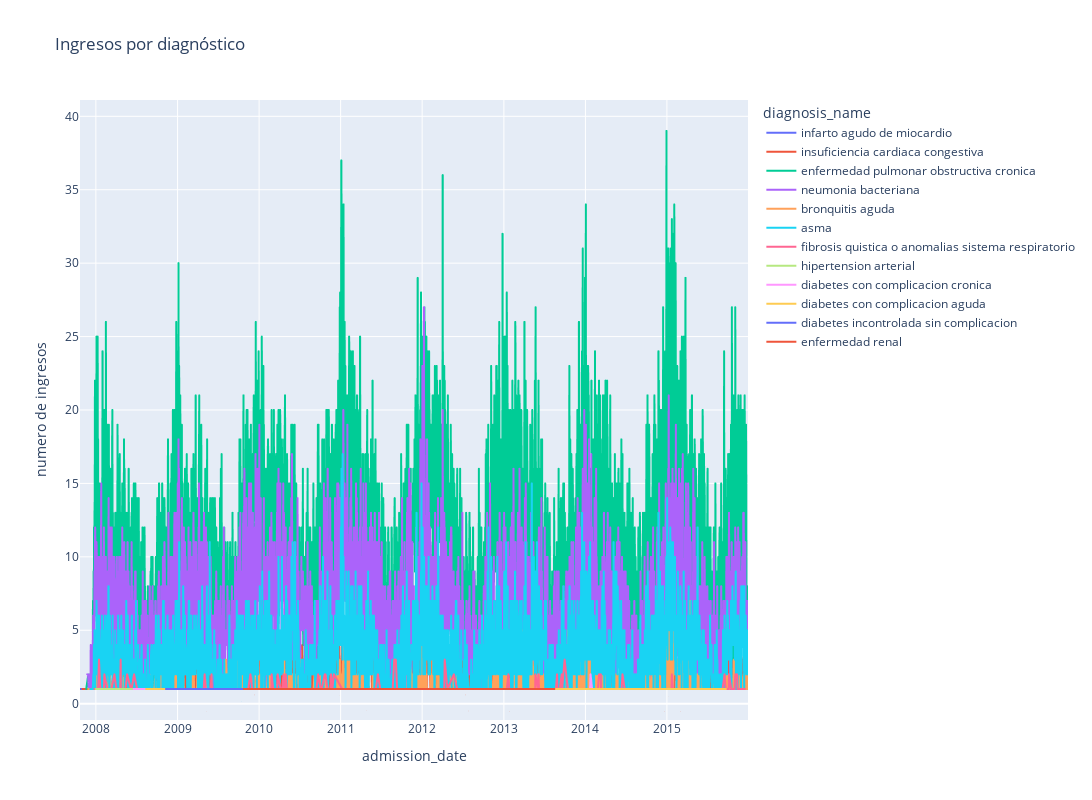

This figure's notebook cell:
### Code cell
campos_de_agrupacion = ['admission_date','diagnosis_name']
campos_de_registro_unico = ['historia_recodificada','cip_recodificado','fecha_de_nacimiento','fecha_de_ingreso']

fig = px.line(
    data_frame = df[campos_de_agrupacion + campos_de_registro_unico].groupby(campos_de_agrupacion).count().reset_index().rename(columns={"fecha_de_ingreso": "numero de ingresos"}),
    x = 'admission_date',
    y = 'numero de ingresos',
    color = 'diagnosis_name',
    title = 'Ingresos por diagnóstico',
    width = 1500, height = 800
)

fig.update_layout(hovermode="x")

### Figure 1 — Plotly figure (JSON) as saved in the notebook; plotly's stock layout.template omitted (floating-point values rounded to 4 significant figures; data arrays with more than 128 entries replaced by an {"elided": "..."} marker saying what was removed)
{"data": [{"hovertemplate": "diagnosis_name=infarto agudo de miocardio<br>admission_date=%{x}<br>numero de ingresos=%{y}<extra></extra>", "legendgroup": "infarto agudo de miocardio", "line": {"color": "#636efa", "dash": "solid"}, "marker": {"symbol": "circle"}, "mode": "lines", "name": "infarto agudo de miocardio", "showlegend": true, "type": "scattergl", "x": ["2007-10-22T00:00:00", "2007-12-25T00:00:00", "2008-02-09T00:00:00", "2008-04-15T00:00:00", "2008-05-04T00:00:00", "2008-05-19T00:00:00", "2008-05-21T00:00:00", "2008-06-02T00:00:00", "2008-06-04T00:00:00", "2008-10-02T00:00:00", "2009-02-09T00:00:00", "2009-03-28T00:00:00", "2009-05-11T00:00:00", "2009-07-31T00:00:00", "2009-09-16T00:00:00", "2009-10-08T00:00:00", "2009-12-10T00:00:00", "2009-12-31T00:00:00", "2010-01-03T00:00:00", "2010-03-11T00:00:00", "2010-03-22T00:00:00", "2010-04-05T00:00:00", "2010-04-12T00:00:00", "2010-04-25T00:00:00", "2010-05-12T00:00:00", "2010-05-16T00:00:00", "2010-10-29T00:00:00", "2010-11-14T00:00:00", "2010-11-30T00:00:00", "2010-12-19T00:00:00", "2011-02-11T00:00:00", "2011-02-13T00:00:00", "2011-03-22T00:00:00", "2011-07-09T00:00:00", "2011-07-29T00:00:00", "2011-09-08T00:00:00", "2011-09-17T00:00:00", "2011-10-29T00:00:00", "2011-12-01T00:00:00", "2012-01-24T00:00:00", "2012-04-12T00:00:00", "2012-04-23T00:00:00", "2012-11-28T00:00:00", "2012-12-24T00:00:00", "2013-01-29T00:00:00", "2013-02-05T00:00:00", "2013-02-09T00:00:00", "2013-05-07T00:00:00", "2013-05-23T00:00:00", "2013-07-18T00:00:00", "2013-09-30T00:00:00", "2013-11-19T00:00:00", "2013-12-16T00:00:00", "2014-02-13T00:00:00", "2014-05-01T00:00:00", "2014-06-04T00:00:00", "2014-07-15T00:00:00", "2014-08-19T00:00:00", "2014-09-04T00:00:00", "2014-09-28T00:00:00", "2014-12-18T00:00:00", "2015-01-19T00:00:00", "2015-02-13T00:00:00", "2015-02-16T00:00:00", "2015-04-04T00:00:00", "2015-04-08T00:00:00", "2015-05-25T00:00:00", "2015-08-06T00:00:00", "2015-08-17T00:00:00", "2015-11-23T00:00:00", "2015-11-29T00:00:00"], "xaxis": "x", "y": [1, 1, 1, 1, 1, 1, 1, 1, 1, 1, 1, 1, 1, 1, 1, 1, 1, 1, 1, 1, 1, 1, 1, 1, 1, 1, 1, 1, 1, 1, 1, 1, 1, 1, 1, 1, 1, 1, 1, 1, 1, 1, 1, 1, 1, 1, 1, 1, 1, 1, 1, 1, 1, 1, 1, 1, 1, 1, 1, 1, 1, 1, 1, 1, 1, 1, 1, 1, 1, 1, 1], "yaxis": "y"}, {"hovertemplate": "diagnosis_name=insuficiencia cardiaca congestiva<br>admission_date=%{x}<br>numero de ingresos=%{y}<extra></extra>", "legendgroup": "insuficiencia cardiaca congestiva", "line": {"color": "#EF553B", "dash": "solid"}, "marker": {"symbol": "circle"}, "mode": "lines", "name": "insuficiencia cardiaca congestiva", "showlegend": true, "type": "scattergl", "x": {"elided": "2237 str values"}, "xaxis": "x", "y": {"elided": "2237 int values"}, "yaxis": "y"}, {"hovertemplate": "diagnosis_name=enfermedad pulmonar obstructiva cronica<br>admission_date=%{x}<br>numero de ingresos=%{y}<extra></extra>", "legendgroup": "enfermedad pulmonar obstructiva cronica", "line": {"color": "#00cc96", "dash": "solid"}, "marker": {"symbol": "circle"}, "mode": "lines", "name": "enfermedad pulmonar obstructiva cronica", "showlegend": true, "type": "scattergl", "x": {"elided": "2943 str values"}, "xaxis": "x", "y": {"elided": "2943 int values"}, "yaxis": "y"}, {"hovertemplate": "diagnosis_name=neumonia bacteriana<br>admission_date=%{x}<br>numero de ingresos=%{y}<extra></extra>", "legendgroup": "neumonia bacteriana", "line": {"color": "#ab63fa", "dash": "solid"}, "marker": {"symbol": "circle"}, "mode": "lines", "name": "neumonia bacteriana", "showlegend": true, "type": "scattergl", "x": {"elided": "2930 str values"}, "xaxis": "x", "y": {"elided": "2930 int values"}, "yaxis": "y"}, {"hovertemplate": "diagnosis_name=bronquitis aguda<br>admission_date=%{x}<br>numero de ingresos=%{y}<extra></extra>", "legendgroup": "bronquitis aguda", "line": {"color": "#FFA15A", "dash": "solid"}, "marker": {"symbol": "circle"}, "mode": "lines", "name": "bronquitis aguda", "showlegend": true, "type": "scattergl", "x": {"elided": "1442 str values"}, "xaxis": "x", "y": {"elided": "1442 int values"}, "yaxis": "y"}, {"hovertemplate": "diagnosis_name=asma<br>admission_date=%{x}<br>numero de ingresos=%{y}<extra></extra>", "legendgroup": "asma", "line": {"color": "#19d3f3", "dash": "solid"}, "marker": {"symbol": "circle"}, "mode": "lines", "name": "asma", "showlegend": true, "type": "scattergl", "x": {"elided": "2719 str values"}, "xaxis": "x", "y": {"elided": "2719 int values"}, "yaxis": "y"}, {"hovertemplate": "diagnosis_name=fibrosis quistica o anomalias sistema respiratorio<br>admission_date=%{x}<br>numero de ingresos=%{y}<extra></extra>", "legendgroup": "fibrosis quistica o anomalias sistema respiratorio", "line": {"color": "#FF6692", "dash": "solid"}, "marker": {"symbol": "circle"}, "mode": "lines", "name": "fibrosis quistica o anomalias sistema respiratorio", "showlegend": true, "type": "scattergl", "x": {"elided": "400 str values"}, "xaxis": "x", "y": {"elided": "400 int values"}, "yaxis": "y"}, {"hovertemplate": "diagnosis_name=hipertension arterial<br>admission_date=%{x}<br>numero de ingresos=%{y}<extra></extra>", "legendgroup": "hipertension arterial", "line": {"color": "#B6E880", "dash": "solid"}, "marker": {"symbol": "circle"}, "mode": "lines", "name": "hipertension arterial", "showlegend": true, "type": "scattergl", "x": ["2008-01-01T00:00:00", "2008-01-27T00:00:00", "2008-02-08T00:00:00", "2008-02-21T00:00:00", "2008-03-10T00:00:00", "2008-04-23T00:00:00", "2008-04-29T00:00:00", "2008-06-17T00:00:00", "2008-08-08T00:00:00", "2008-08-19T00:00:00", "2008-09-01T00:00:00", "2008-11-08T00:00:00", "2008-12-03T00:00:00", "2008-12-23T00:00:00", "2009-01-08T00:00:00", "2009-03-05T00:00:00", "2009-03-08T00:00:00", "2009-04-13T00:00:00", "2009-08-26T00:00:00", "2009-09-30T00:00:00", "2009-10-17T00:00:00", "2009-10-24T00:00:00", "2009-12-29T00:00:00", "2010-03-22T00:00:00", "2010-05-13T00:00:00", "2010-05-21T00:00:00", "2010-09-07T00:00:00", "2010-10-29T00:00:00", "2011-01-02T00:00:00", "2011-01-25T00:00:00", "2011-07-17T00:00:00", "2011-07-30T00:00:00", "2011-08-13T00:00:00", "2011-10-07T00:00:00", "2011-11-10T00:00:00", "2011-12-25T00:00:00", "2012-01-29T00:00:00", "2012-08-01T00:00:00", "2012-08-05T00:00:00", "2012-10-07T00:00:00", "2012-10-09T00:00:00", "2012-11-01T00:00:00", "2012-12-25T00:00:00", "2013-03-31T00:00:00", "2013-04-14T00:00:00", "2013-06-19T00:00:00", "2013-07-16T00:00:00", "2013-12-06T00:00:00", "2013-12-21T00:00:00", "2014-01-20T00:00:00", "2014-05-07T00:00:00", "2014-06-23T00:00:00", "2014-07-21T00:00:00", "2014-12-04T00:00:00", "2014-12-17T00:00:00", "2015-02-04T00:00:00", "2015-09-17T00:00:00"], "xaxis": "x", "y": [1, 1, 1, 1, 1, 1, 1, 1, 1, 1, 1, 1, 1, 1, 1, 1, 1, 1, 1, 1, 1, 1, 1, 1, 1, 1, 1, 1, 1, 1, 1, 1, 1, 1, 1, 1, 1, 1, 1, 1, 1, 1, 1, 1, 1, 1, 1, 1, 1, 1, 1, 1, 1, 1, 1, 1, 1], "yaxis": "y"}, {"hovertemplate": "diagnosis_name=diabetes con complicacion cronica<br>admission_date=%{x}<br>numero de ingresos=%{y}<extra></extra>", "legendgroup": "diabetes con complicacion cronica", "line": {"color": "#FF97FF", "dash": "solid"}, "marker": {"symbol": "circle"}, "mode": "lines", "name": "diabetes con complicacion cronica", "showlegend": true, "type": "scattergl", "x": ["2008-06-18T00:00:00", "2008-06-28T00:00:00", "2009-02-03T00:00:00", "2009-10-26T00:00:00", "2009-10-29T00:00:00", "2010-02-20T00:00:00", "2011-04-10T00:00:00", "2011-08-24T00:00:00", "2011-09-01T00:00:00", "2012-01-01T00:00:00", "2012-02-28T00:00:00", "2012-04-26T00:00:00", "2012-12-02T00:00:00", "2013-03-06T00:00:00", "2013-03-22T00:00:00", "2013-06-15T00:00:00", "2013-07-29T00:00:00", "2013-08-10T00:00:00", "2013-08-23T00:00:00", "2013-09-05T00:00:00", "2014-01-15T00:00:00", "2014-01-22T00:00:00", "2014-01-24T00:00:00", "2014-01-31T00:00:00", "2014-02-01T00:00:00", "2014-03-21T00:00:00", "2014-04-29T00:00:00", "2014-05-09T00:00:00", "2014-07-16T00:00:00", "2014-08-30T00:00:00", "2015-07-21T00:00:00", "2015-07-26T00:00:00", "2015-09-16T00:00:00"], "xaxis": "x", "y": [1, 1, 1, 1, 1, 1, 1, 1, 1, 1, 1, 1, 1, 1, 1, 1, 1, 1, 1, 1, 1, 1, 2, 1, 1, 1, 1, 1, 1, 1, 1, 1, 1], "yaxis": "y"}, {"hovertemplate": "diagnosis_name=diabetes con complicacion aguda<br>admission_date=%{x}<br>numero de ingresos=%{y}<extra></extra>", "legendgroup": "diabetes con complicacion aguda", "line": {"color": "#FECB52", "dash": "solid"}, "marker": {"symbol": "circle"}, "mode": "lines", "name": "diabetes con complicacion aguda", "showlegend": true, "type": "scattergl", "x": ["2008-08-13T00:00:00", "2009-04-11T00:00:00", "2010-06-20T00:00:00", "2011-10-15T00:00:00", "2012-12-30T00:00:00", "2013-11-14T00:00:00", "2015-08-05T00:00:00", "2015-09-22T00:00:00"], "xaxis": "x", "y": [1, 1, 1, 1, 1, 1, 1, 1], "yaxis": "y"}, {"hovertemplate": "diagnosis_name=diabetes incontrolada sin complicacion<br>admission_date=%{x}<br>numero de ingresos=%{y}<extra></extra>", "legendgroup": "diabetes incontrolada sin complicacion", "line": {"color": "#636efa", "dash": "solid"}, "marker": {"symbol": "circle"}, "mode": "lines", "name": "diabetes incontrolada sin complicacion", "showlegend": true, "type": "scattergl", "x": ["2008-11-10T00:00:00", "2009-02-08T00:00:00", "2010-06-02T00:00:00", "2010-06-15T00:00:00", "2010-06-29T00:00:00", "2012-01-31T00:00:00", "2013-03-29T00:00:00"], "xaxis": "x", "y": [1, 1, 1, 1, 1, 1, 1], "yaxis": "y"}, {"hovertemplate": "diagnosis_name=enfermedad renal<br>admission_date=%{x}<br>numero de ingresos=%{y}<extra></extra>", "legendgroup": "enfermedad renal", "line": {"color": "#EF553B", "dash": "solid"}, "marker": {"symbol": "circle"}, "mode": "lines", "name": "enfermedad renal", "showlegend": true, "type": "scattergl", "x": ["2009-10-24T00:00:00", "2009-11-26T00:00:00", "2010-01-30T00:00:00", "2010-09-27T00:00:00", "2013-08-15T00:00:00"], "xaxis": "x", "y": [1, 1, 1, 1, 1], "yaxis": "y"}], "layout": {"height": 800, "hovermode": "x", "legend": {"title": {"text": "diagnosis_name"}, "tracegroupgap": 0}, "title": {"text": "Ingresos por diagnóstico"}, "width": 1500, "xaxis": {"anchor": "y", "domain": [0, 1], "title": {"text": "admission_date"}}, "yaxis": {"anchor": "x", "domain": [0, 1], "title": {"text": "numero de ingresos"}}}}
